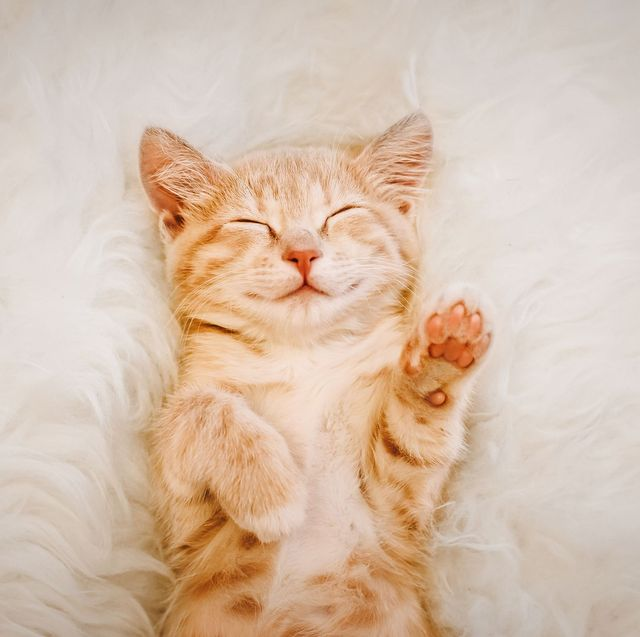
#> input picture 실습/221205/cat.jpg, 640 x 637 px
$ python ex_image03.py
#> lines starting #> are read from the running program, lines starting #| are printed output that depends on the picture
import cv2

def image_show(image):
    cv2.imshow('show', image)
    cv2.waitKey(0)

image_path = './cat.jpg'

# 이미지읽기
image = cv2.imread(image_path)
#> image is the input picture: shape (637, 640, 3); mean B, G, R 173.4, 192.2, 215.2

# 이미지크롭 [시작 : 끝 : 단계]
image_crop = image[10:,:500]
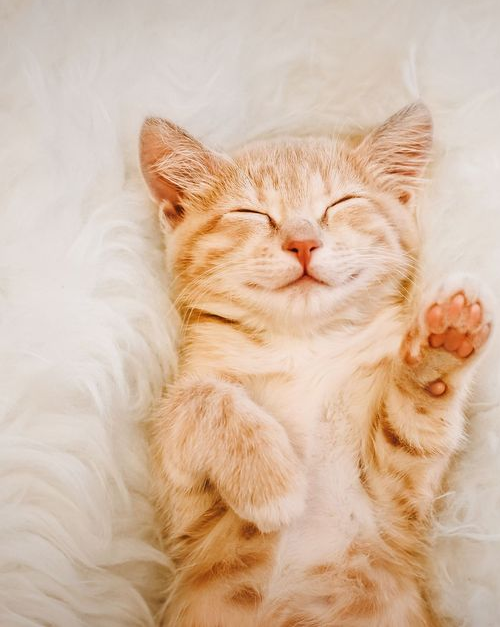
#> image_crop: shape (627, 500, 3); mean B, G, R 164.9, 187.5, 214.7

# 저장코드 추가 png파일 저장
image_show(image_crop)
